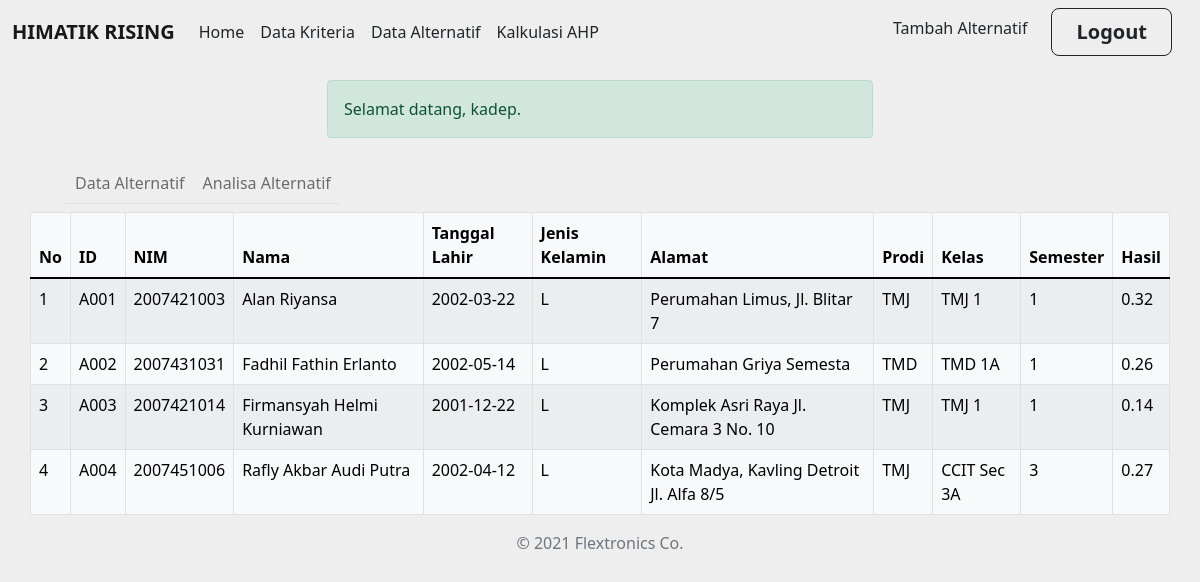
The page /alternatif.php (signed in) on the database its author committed.
### tables this page shows
CREATE TABLE `alternatif` (
  `id_alternatif` varchar(4) NOT NULL,
  `nim` varchar(10) NOT NULL,
  `nama` varchar(50) NOT NULL,
  `tanggal_lahir` date NOT NULL,
  `kelamin` varchar(1) NOT NULL,
  `alamat` varchar(250) NOT NULL,
  `prodi` varchar(50) NOT NULL,
  `kelas` varchar(30) NOT NULL,
  `semester` int(1) NOT NULL,
  `hasil_akhir` double(3,2) NOT NULL
);

### alternatif.php (the view, shortened to what this page needs)
<!DOCTYPE html>
<html lang="en">
<head>
    <link href="assets/css/bootstrap.min.css" rel="stylesheet">
    <link rel="stylesheet" href="https://use.fontawesome.com/releases/v5.6.3/css/all.css">
    <link href="assets/css/style.css" rel="stylesheet">
</head>
<body>
    <?php include('include/header.php');
    ?>
    <div class="container-sm pt-3">
        <div class="row justify-content-center">
            <div class="col-sm-6">
                <div class="alert alert-success" role="alert">
                    <?php
                    if (isset($_SESSION['username'])) {
                        echo 'Selamat datang, ' . $_SESSION['username'] . '.';
                    }
                    ?>
                </div>
            </div>
            <?php
            include('include/nav-alternatif.php');
            ?>
            <table class="table table-light table-striped table-bordered table-hover">
                <thead>
                    <tr>
                        <th>No</th>
                        <th>ID</th>
                        <th>NIM</th>
                        <th>Nama</th>
                        <th>Tanggal Lahir</th>
                        <th>Jenis Kelamin</th>
                        <th>Alamat</th>
                        <th>Prodi</th>
                        <th>Kelas</th>
                        <th>Semester</th>
                        <th>Hasil</th>
                    </tr>
                </thead>
                <tbody>
                    <?php
                    $num = 1;
                    $result = mysqli_query($conn, "SELECT * FROM alternatif");
                    while ($row = mysqli_fetch_array($result)) {
                    ?>
                        <tr>
                            <td><?php echo $num++; ?></td>
                            <td><?php echo $row['id_alternatif']; ?></td>
                            <td><?php echo $row['nim']; ?></td>
                            <td><?php echo $row['nama']; ?></td>
                            <td><?php echo $row['tanggal_lahir']; ?></td>
                            <td><?php echo $row['kelamin']; ?></td>
                            <td><?php echo $row['alamat']; ?></td>
                            <td><?php echo $row['prodi']; ?></td>
                            <td><?php echo $row['kelas']; ?></td>
                            <td><?php echo $row['semester']; ?></td>
                            <td><?php echo $row['hasil_akhir']; ?></td>
                        </tr>
                    <?php
                    }
                    ?>
                </tbody>
            </table>
            <footer>
                <p class="text-center text-muted">&copy; 2021 Flextronics Co.</p>
            </footer>
</body>
</html>

### assets/css/style.css (style rules this page uses)
body { background-color: #eeeeee; }

### rows shown on the page
alternatif: id_alternatif "A001", nim "2007421003", nama "Alan Riyansa", tanggal_lahir "2002-03-22", kelamin "L", alamat "Perumahan Limus, Jl. Blitar 7", prodi "TMJ", kelas "TMJ 1", semester "1", hasil_akhir "0.32"
alternatif: id_alternatif "A002", nim "2007431031", nama "Fadhil Fathin Erlanto", tanggal_lahir "2002-05-14", kelamin "L", alamat "Perumahan Griya Semesta", prodi "TMD", kelas "TMD 1A", semester "1", hasil_akhir "0.26"
alternatif: id_alternatif "A003", nim "2007421014", nama "Firmansyah Helmi Kurniawan", tanggal_lahir "2001-12-22", kelamin "L", alamat "Komplek Asri Raya Jl. Cemara 3 No. 10", prodi "TMJ", kelas "TMJ 1", semester "1", hasil_akhir "0.14"
alternatif: id_alternatif "A004", nim "2007451006", nama "Rafly Akbar Audi Putra", tanggal_lahir "2002-04-12", kelamin "L", alamat "Kota Madya, Kavling Detroit Jl. Alfa 8/5", prodi "TMJ", kelas "CCIT Sec 3A", semester "3", hasil_akhir "0.27"

### other values the page prints
$reg "Tambah Alternatif"
$login "Logout"
$_SESSION['username'] "kadep"
